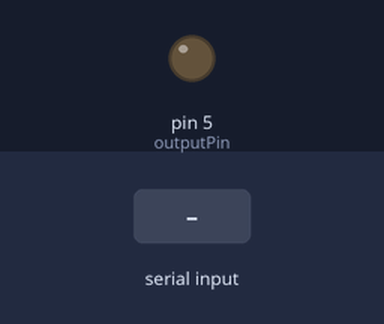
Bench run of a sketch on a simulated Arduino Uno, built with avr-gcc and run on an emulated ATmega328P. On the bench: output pins drawn as LEDs (lit = HIGH). The test bench sets the inputs (shaded band).

Above: at 1.2 s.
1.3 s: "90,45\n" received over Serial
At 1.6 s:
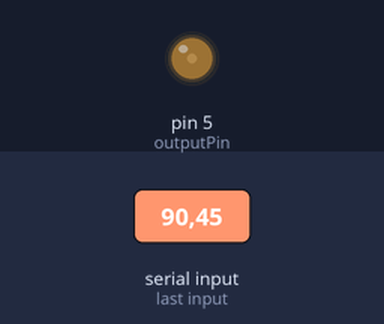
3.8 s: "30,150\n" received over Serial
At 4.6 s:
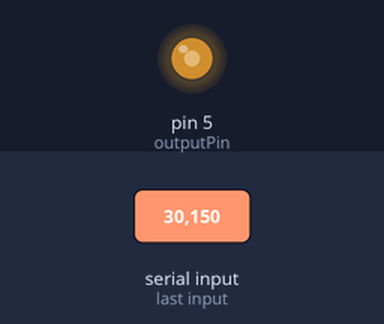
6.3 s: "200\n" received over Serial
At 7.1 s:
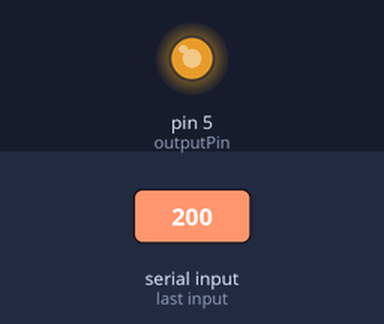
Timing chart, 0 to 9.3 s (numbered marks = the images above; inputs shaded):
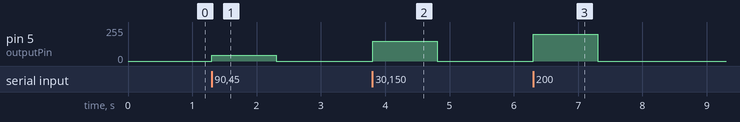

The sketch:

buttonOneWayReceive.ino
```cpp
int inputPin = 2;
int outputPin = 5;
byte value = 0;

void setup() {
  pinMode(inputPin, INPUT_PULLUP);
  pinMode(outputPin, OUTPUT);
  Serial.begin(9600);
}

void loop() {
  if (Serial.available() > 0) {
    value = Serial.parseInt();
    analogWrite(outputPin, value);
  }
}
```

Measured:
- after the input at 1.3 s, pin 5 (outputPin): 0/255 → 45/255 at once, → 0/255 1.0 s later
- after the input at 3.8 s, pin 5 (outputPin): 0/255 → 150/255 at once, → 0/255 1.0 s later
- after the input at 6.3 s, pin 5 (outputPin): 0/255 → 200/255 at once, → 0/255 1.0 s later
